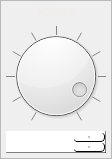
       <widget class="QFrame" name="volume_frame">
        <property name="sizePolicy">
         <sizepolicy hsizetype="Expanding" vsizetype="Preferred">
          <horstretch>0</horstretch>
          <verstretch>0</verstretch>
         </sizepolicy>
        </property>
        <property name="maximumSize">
         <size>
          <width>100</width>
          <height>16777215</height>
         </size>
        </property>
        <property name="frameShape">
         <enum>QFrame::StyledPanel</enum>
        </property>
        <property name="frameShadow">
         <enum>QFrame::Raised</enum>
        </property>
        <layout class="QVBoxLayout" name="volume_layout">
         <property name="spacing">
          <number>5</number>
         </property>
         <property name="leftMargin">
          <number>5</number>
         </property>
         <property name="topMargin">
          <number>0</number>
         </property>
         <property name="rightMargin">
          <number>5</number>
         </property>
         <property name="bottomMargin">
          <number>5</number>
         </property>
         <item>
          <widget class="QLabel" name="volume_label">
           <property name="minimumSize">
            <size>
             <width>0</width>
             <height>20</height>
            </size>
           </property>
           <property name="maximumSize">
            <size>
             <width>16777215</width>
             <height>40</height>
            </size>
           </property>
           <property name="styleSheet">
            <string notr="true">color: rgb(239, 236, 231);
background-color: rgba(255, 255, 255, 0);
border: none;</string>
           </property>
           <property name="text">
            <string>Volume</string>
           </property>
           <property name="alignment">
            <set>Qt::AlignCenter</set>
           </property>
          </widget>
         </item>
         <item>
          <widget class="QDial" name="volume_knob">
           <property name="sizePolicy">
            <sizepolicy hsizetype="Minimum" vsizetype="Preferred">
             <horstretch>0</horstretch>
             <verstretch>0</verstretch>
            </sizepolicy>
           </property>
           <property name="maximum">
            <number>10</number>
           </property>
           <property name="pageStep">
            <number>1</number>
           </property>
           <property name="value">
            <number>9</number>
           </property>
           <property name="notchTarget">
            <double>10.000000000000000</double>
           </property>
           <property name="notchesVisible">
            <bool>true</bool>
           </property>
          </widget>
         </item>
         <item>
          <widget class="QDoubleSpinBox" name="volume_double_spin_box">
           <property name="styleSheet">
            <string notr="true">QDoubleSpinBox {
	selection-background-color: rgba(255, 255, 255, 50);
	selection-color: rgb(255, 255, 255);
	color: rgb(255, 255, 255);
	background-color: qlineargradient(spread:repeat, x1:1, y1:1, x2:1, y2:0, stop:0 rgba(60, 60, 60, 255), stop:		1 rgba(80, 80, 80, 255));
	padding: 2px;
	border: 1px solid;
	border-color: rgba(255, 255, 255, 30);
	border-right-color: rgba(0, 0, 0, 128);
	border-bottom-color: rgba(0, 0, 0, 128);
}
QDoubleSpinBox:hover {
	background-color: qlineargradient(spread:repeat, x1:1, y1:1, x2:1, y2:0, stop:0 rgba(70, 70, 70, 255), stop:1 	rgba(90, 90, 90, 255));
	border: 1px solid;
	border-color: rgba(255, 255, 255, 80);
	border-right-color: rgba(0, 0, 0, 255);
	border-bottom-color: rgba(0, 0, 0, 255);
}

QDoubleSpinBox::up-arrow {
	background-color: rgb(197, 197, 197);
	width: 2px;
	height: 2px;
	border-radius: 2px;
}
QDoubleSpinBox::down-arrow {
	background-color: rgb(197, 197, 197);
	width: 2px;
	height: 2px;
	border-radius: 2px;
}
QDoubleSpinBox::up-button  {
	border-radius: 4px;
	margin: 0px;
	padding: 0px;
	width: 30px;
	background-color: qlineargradient(spread:repeat, x1:1, y1:1, x2:1, y2:0, stop:0 rgba(80, 80, 80, 255), stop:		1 rgba(100, 100, 100, 255));
	border: 1px solid;
	border-color: rgba(255, 255, 255, 80);
	border-right-color: rgba(0, 0, 0, 255);
	border-bottom-color: rgba(0, 0, 0, 255);
}
QDoubleSpinBox::up-button:hover {
	background-color: qlineargradient(spread:repeat, x1:1, y1:1, x2:1, y2:0, stop:0 rgba(100, 100, 100, 255), 			stop:	1 rgba(120, 120, 120, 255));
	border: 1px solid;
	border-color: rgba(255, 255, 255, 80);
	border-right-color: rgba(0, 0, 0, 255);
	border-bottom-color: rgba(0, 0, 0, 255);
}
QDoubleSpinBox::up-button:pressed {
	background-color: qlineargradient(spread:repeat, x1:1, y1:1, x2:1, y2:0, stop:1 rgba(60, 60, 60, 255), stop:		0 rgba(70, 70, 70, 255));
	border-color: rgba(0, 0, 0, 150);
	border-right-color: rgba(255, 255, 255, 50);
	border-bottom-color: rgba(255, 255, 255, 50);
}
QDoubleSpinBox::down-button  {
	border-radius: 4px;
	width: 30px;
	background-color: qlineargradient(spread:repeat, x1:1, y1:1, x2:1, y2:0, stop:0 rgba(80, 80, 80, 255), stop:		1 rgba(100, 100, 100, 255));
	border: 1px solid;
	border-color: rgba(255, 255, 255, 80);
	border-right-color: rgba(0, 0, 0, 255);
	border-bottom-color: rgba(0, 0, 0, 255);
}
QDoubleSpinBox::down-button:hover {
	background-color: qlineargradient(spread:repeat, x1:1, y1:1, x2:1, y2:0, stop:0 rgba(100, 100, 100, 255), 			stop:	1 rgba(120, 120, 120, 255));
	border: 1px solid;
	border-color: rgba(255, 255, 255, 80);
	border-right-color: rgba(0, 0, 0, 255);
	border-bottom-color: rgba(0, 0, 0, 255);
}
QDoubleSpinBox::down-button:pressed {
	background-color: qlineargradient(spread:repeat, x1:1, y1:1, x2:1, y2:0, stop:1 rgba(60, 60, 60, 255), stop:		0 rgba(70, 70, 70, 255));
	border-color: rgba(0, 0, 0, 150);
	border-right-color: rgba(255, 255, 255, 50);
	border-bottom-color: rgba(255, 255, 255, 50);
}</string>
           </property>
           <property name="decimals">
            <number>0</number>
           </property>
           <property name="maximum">
            <double>10.000000000000000</double>
           </property>
           <property name="value">
            <double>9.000000000000000</double>
           </property>
          </widget>
         </item>
        </layout>
       </widget>
